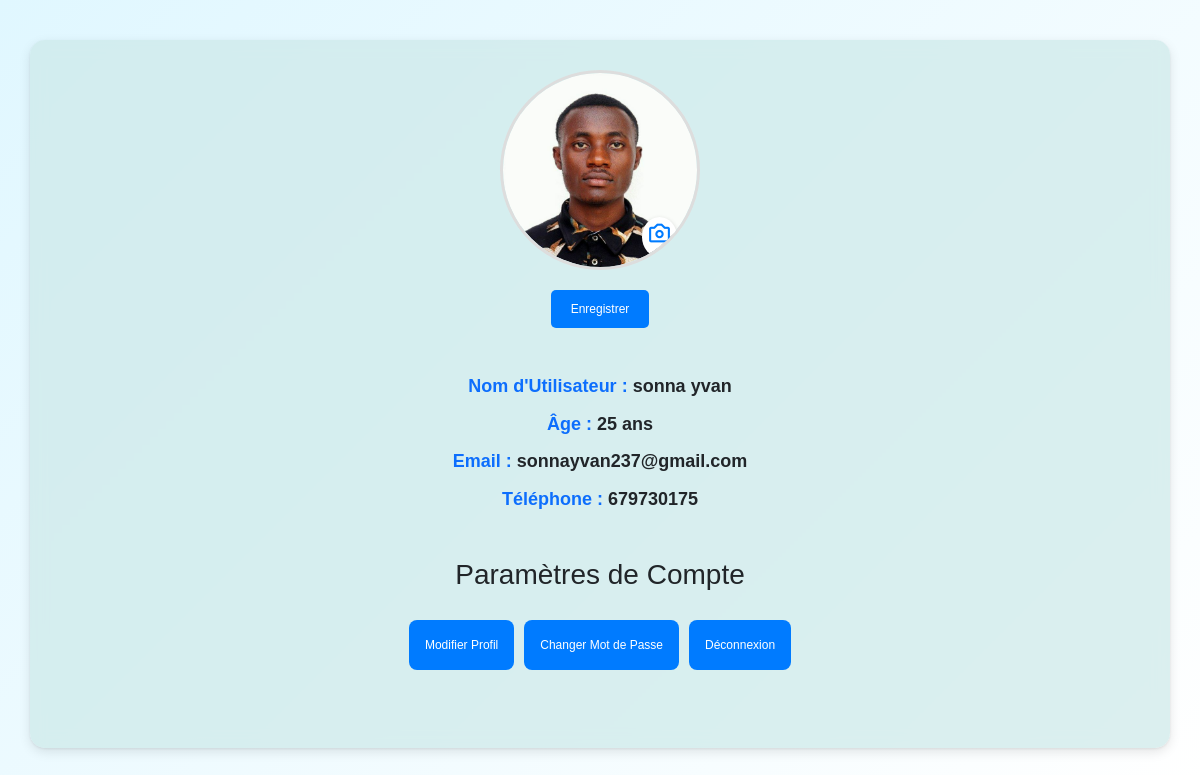
The app's page /profil/ (signed in) with its own data.
### teleconsult_app/models.py (models this page shows, shortened)
class Profile(models.Model):
    user = models.OneToOneField(User, on_delete=models.CASCADE)
    profile_picture = models.ImageField(upload_to='profile_pics/', null=True, blank=True)

class Patients(models.Model):
    user = models.OneToOneField(User, on_delete=models.CASCADE, null=True)  # Relation avec le modèle User
    nom_prenom = models.CharField(max_length=100)
    age = models.IntegerField(null=True, blank=True)
    telephone = models.BigIntegerField(null=True, blank=True)
    email = models.EmailField(null=True, blank=True)

### teleconsult_app/views.py (the view)
# urls.py: path('profil/', views.profil, name='profil'),
def profil(request):
    patient = get_object_or_404(Patients, user=request.user)  # Utilisation de la relation OneToOne avec user
    return render(request, 'profil.html', {'patient': patient})

### teleconsult_app/templates/profil.html (shortened to what this page needs)
{% load static %}
<!DOCTYPE html>
<html lang="fr">
<head>
    <link rel="stylesheet" href="{% static 'css/profil.css' %}" />
    <link rel="stylesheet" href="{% static 'css/bootstrap.min.css' %}" />
    <link href='https://unpkg.com/boxicons@2.1.2/css/boxicons.min.css' rel='stylesheet'>
</head>
<body>
<div class="container">
    <div class="text-center">
        <div class="text-center">
            <div class="profile-container">
                <form method="POST" enctype="multipart/form-data" action="{% url 'update_profile_picture' %}">
                    <div class="profile-picture-wrapper">
                        <img id="profileImage" src="{% if user.profile.profile_picture %}{{ user.profile.profile_picture.url }}{% else %}{% static 'images/default-profile.png' %}{% endif %}" alt="Photo de profil" />
                        <label for="profileImageInput" class="camera-icon">
                            <i class='bx bx-camera'></i>
                        </label>
                    </div>
                    <button type="submit" class="save-button">Enregistrer</button>
                </form>
            </div>
        </div>
        <div class="user-info mt-5 mb-5">
            <h2 class="fw-bold text-primary mt-3">Nom d'Utilisateur : <span class="text-dark">{{ patient.nom_prenom }}</span></h2>
            <h2 class="fw-bold text-primary mt-3">Âge : <span class="text-dark">{{ patient.age }} ans</span></h2>
            <h2 class="fw-bold text-primary mt-3">Email : <span class="text-dark">{{ patient.email }}</span></h2>
            <h2 class="fw-bold text-primary mt-3">Téléphone : <span class="text-dark">{{ patient.telephone }}</span></h2>
        </div>
        <div class="settings mt-5 mb-5">
            <h3>Paramètres de Compte</h3>
            <div class="user_option">
                <button class="p-3">Modifier Profil</button>
                <button class="p-3">Changer Mot de Passe</button>
                <button class="p-3"><a href="{% url 'logoutuser' %}" class="deconnexion">Déconnexion</a></button>
            </div>
        </div>
    </div>
</div>
</body>
</html>

### teleconsult_app/static/css/profil.css (style rules this page uses)
* { margin: 0; padding: 0; box-sizing: border-box; font-family: "poppins", sans-serif; }
* { margin: 0; padding: 0; box-sizing: border-box; font-family: Arial, sans-serif; }
body { background: linear-gradient(135deg, #e0f7ff, #ffffff); color: #333; }
.container { background: rgba(204, 232, 233, 0.7); border-radius: 15px; box-shadow: 0 4px 12px rgba(0, 0, 0, 0.1), 0 1px 3px rgba(0, 0, 0, 0.08); backdrop-filter: blur(8px); padding: 30px; max-width: 600px; margin: 40px auto; }
.user-info { margin: 20px 0; }
.user-info h2 { font-size: 18px; color: #007bff; font-weight: bold; margin-bottom: 15px; }
.user-info span { color: #333; }
.user_option { padding-top: 20px; display: flex; flex-direction: row; align-items: center; gap: 10px; width: 100%; max-width: 400px; margin: 0 auto; }
div button { font-size: 12px; color: #ffffff; background-color: #007bff; border: none; border-radius: 8px; cursor: pointer; width: 100%; transition: background-color 0.3s ease; text-align: center; }
div button a { color: #ffffff; text-decoration: none; }
@media (min-width: 768px) { div { flex-direction: row; justify-content: center; } }
@media (min-width: 768px) { div button { width: auto; } }
.profile-container { text-align: center; display: flex; flex-direction: column !important; }
.profile-picture-wrapper { position: relative; width: 200px; height: 200px; border-radius: 50%; overflow: hidden; border: 3px solid #ddd; }
.profile-picture-wrapper img { width: 100%; height: 100%; object-fit: cover; border-radius: 50%; }
.camera-icon { position: absolute; bottom: 10px; right: 20px; background-color: white; border-radius: 50%; padding: 5px; cursor: pointer; box-shadow: 0px 2px 5px rgba(0, 0, 0, 0.2); color: #007bff; }
.camera-icon i { font-size: 25px; }
.save-button { margin-top: 10%; padding: 10px 20px; background-color: #007bff; color: white; border: none; border-radius: 5px; cursor: pointer; }
form { margin: 0 auto !important; }

### records on screen
Patients: nom_prenom "sonna yvan", age "25", email "sonnayvan237@gmail.com", telephone "679730175"
